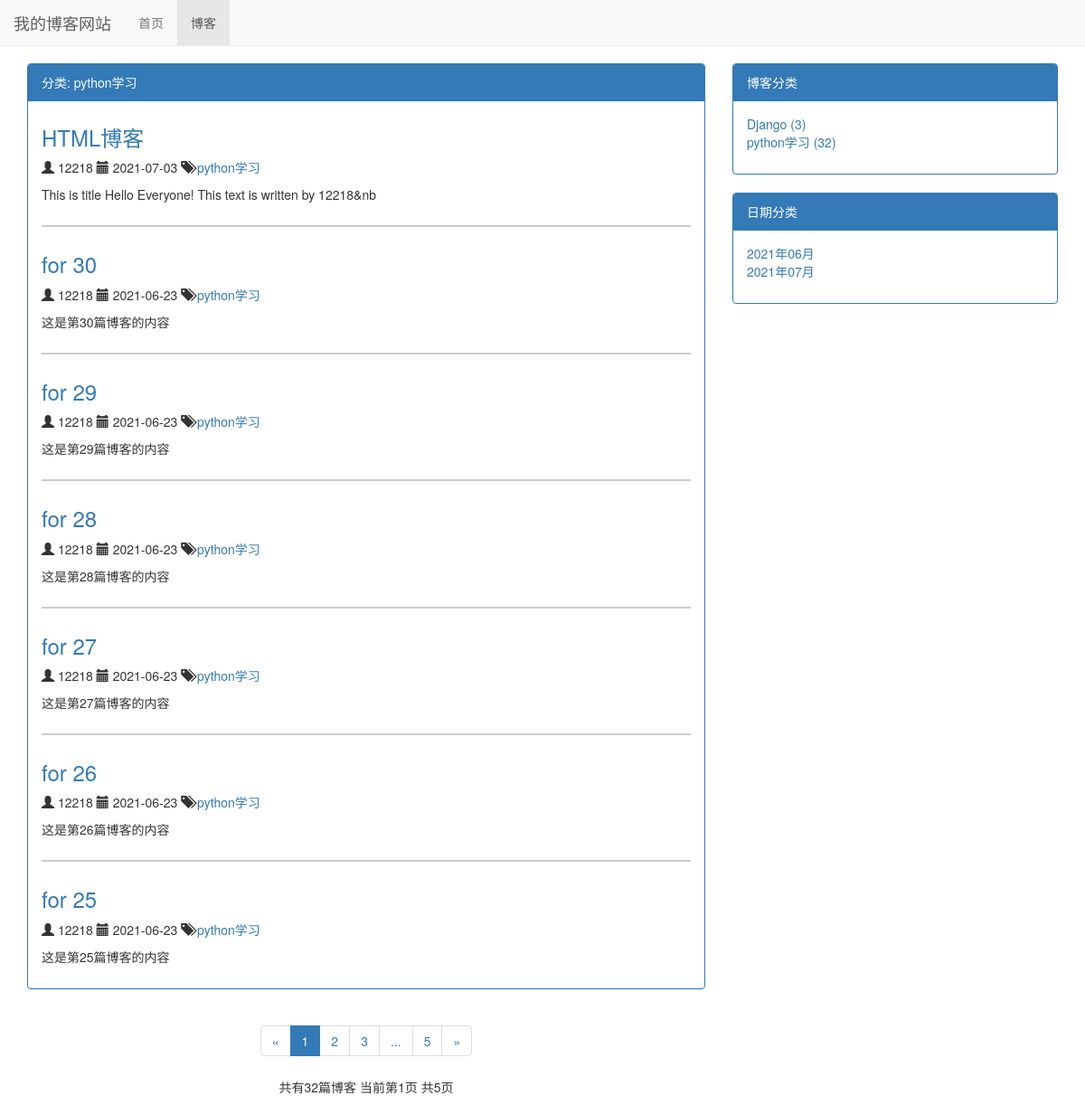
Page /blog/type/2 on the committed database.
### blog/models.py (models this page shows, shortened)
class BlogType(models.Model):
    type_name = models.CharField(max_length = 15) # 文章博客分类的名称
    def __str__(self) -> str:
        return self.type_name # 设置博客类型在超级管理员界面可以显示

class Blog(models.Model):
    title = models.CharField(max_length = 50) # 设置标题，模式为字符，max_length最大长度为50字符
    blog_type = models.ForeignKey(BlogType, on_delete = models.DO_NOTHING, related_name = 'blog_blog') # BlogType是自己设置的博客分类
    content = RichTextUploadingField() # 设置文章内容，模式为富文本
    author = models.ForeignKey(User, on_delete = models.DO_NOTHING) # 设置作者，作者为外键
    create_time = models.DateTimeField(auto_now_add = True) # 设置创建时间，auto_now_add为“如果新创建一篇文章，将文章时间设为现在时间”
    last_updated_time = models.DateTimeField(auto_now_add = True)
    class Meta:
        ordering = ['-create_time']

### blog/views.py (the view)
# urls.py: path('type/<int:blogs_type_pk>', views.blogs_with_type, name = 'blogs_with_type'),
def blogs_with_type(request, blogs_type_pk):
    blog_type = get_object_or_404(BlogType, pk = blogs_type_pk)
    blogs_all_list = Blog.objects.filter(blog_type = blog_type)
    context = get_blog_list_common_date(request, blogs_all_list)
    context['blog_type'] = blog_type
    return render(request, 'blogs_with_type.html', context)

### blog/templates/blogs_with_type.html (shortened to what this page needs)
{% extends 'blog_list.html'%}
{% block nav_blog_active %}
active
{% endblock %}
{% block block_list_title %}分类: {{ blog_type.type_name }}{% endblock %}

### blog/templates/blog_list.html (shortened to what this page needs)
{% extends 'base.html'%}
{% load static %}
{% block header_extends %}
    <link rel="stylesheet" href="{% static 'css/blog.css' %}">
{% endblock %}
{% block content %}
    <div class="container">
        <div class="row">
            <div class="col-xs-12 col-sm-9 col-md-8">
                <div class="panel panel-primary">
                    <div class="panel-heading">{% block block_list_title %}博客列表{% endblock %}</div>
                    <div class="panel-body">
                        {% for blog in page_of_blogs.object_list %}
                            <div class="blog">
                                <a href="{% url 'blog_detail' blog.pk %}">
                                    <h3>{{ blog.title }}</h3>
                                </a>
                                <p class="blog-author">
                                    <span class="glyphicon glyphicon-user"></span>
                                    {{ blog.author }}
                                </p>
                                <p class="blog-time">
                                    <span class="glyphicon glyphicon-calendar"></span>
                                    {{ blog.last_updated_time|date:"Y-m-d" }}
                                </p>
                                <p class="blog-category">
                                    <span class="glyphicon glyphicon-tags"></span>
                                    <a href="{% url 'blogs_with_type' blog.blog_type.pk %}">
                                        {{ blog.blog_type }}
                                    </a>
                                </p>
                                <p>{{ blog.content|striptags|truncatechars:70 }}</p>
                            </div>
                            {% empty %}
                            <h3>--暂无博客，敬请期待--</h3>
                        {% endfor %}
                    </div>
                </div>
                <div class="paginator" aria-label="Page navigation">
                    <ul class="pagination">
                      <li>
                            {% if page_of_blogs.has_previous %}
                                <a href="?page={{ page_of_blogs.previous_page_number }}" aria-label="Previous">
                                    <span aria-hidden="true">&laquo;</span>
                                </a>
                            {% else %}
                                <span aria-hidden="true">&laquo;</span>
                            {% endif %}
                      </li>
                      {% for page_num in page_range %}
                        {% if page_num == page_of_blogs.number %}
                            <li class="active"><a href="?page={{ page_num }}">{{ page_num }}</a></li>
                        {% else %}
                            {% if page_num == '...' %}
                                <li><span>{{ page_num }}</span></li>
                            {% else %}
                                <li><a href="?page={{ page_num }}">{{ page_num }}</a></li>
                            {% endif %}
                        {% endif %}
                      {% endfor %}
                      <li>
                            {% if page_of_blogs.has_next %}
                                <a href="?page={{ page_of_blogs.next_page_number }}" aria-label="Next">
                                    <span aria-hidden="true">&raquo;</span>
                                </a>
                            {% else %}
                                <span aria-hidden="true">&raquo;</span>
                            {% endif %}
                      </li>
                    </ul>
                    <p>
                        共有{{ page_of_blogs.paginator.count }}篇博客
                        当前第{{ page_of_blogs.number }}页
                        共{{ page_of_blogs.paginator.num_pages }}页
                    </p>
                </div>
            </div>
            <div class="hidden-xs col-sm-3 col-md-4">
                <div class="panel panel-primary">
                    <div class="panel-heading">博客分类</div>
                    <div class="panel-body">
                        <ul class="blog-types">
                            {% for blog_type in blog_types %}
                                <li>
                                    <a href="{% url 'blogs_with_type' blog_type.pk %}">
                                        {{ blog_type.type_name }} ({{ blog_type.blog_count }})
                                    </a>
                                </li>
                                {% empty %}
                                    <li>没有分类</li>
                            {% endfor %}
                        </ul>
                    </div>
                </div>
                <div class="panel panel-primary">
                    <div class="panel-heading">日期分类</div>
                    <div class="panel-body">
                        <ul class="blog-types">
                            {% for blog_date in blog_dates %}
                                <li>
                                    <a href="{% url 'blogs_with_date' blog_date.year blog_date.month %}">
                                        {{ blog_date|date:"Y年m月" }}
                                    </a>
                                </li>
                            {% endfor %}
                        </ul>
                    </div>
                </div>
            </div>
        </div>
    </div>
{% endblock %}

### static/css/base.css (style rules this page uses)
* { margin: 0; padding: 0; }
body { margin-top: 70px!important; }

### blog/static/css/blog.css (style rules this page uses)
ul.blog-types { list-style-type: none; }
div.blog:not(:last-child) { margin-bottom: 2em; padding-bottom: 1em; border-bottom: 2px solid #ccc; }
div.blog h3 { margin-top: 0.5em; }
p.blog-author { display: inline-block; }
p.blog-time { display: inline-block; }
p.blog-category { display: inline-block; margin-bottom: 0; }
div.paginator { text-align: center; }

### rows in the picture
BlogType: type_name "python学习", blog_count "32"
Blog: title "HTML博客", author "12218", last_updated_time "2021-07-03", blog_type "python学习", content "This is title Hello Everyone! This text is written by 12218&nb"
Blog: title "for 30", author "12218", last_updated_time "2021-06-23", blog_type "python学习", content "这是第30篇博客的内容"
Blog: title "for 29", author "12218", last_updated_time "2021-06-23", blog_type "python学习", content "这是第29篇博客的内容"
Blog: title "for 28", author "12218", last_updated_time "2021-06-23", blog_type "python学习", content "这是第28篇博客的内容"
Blog: title "for 27", author "12218", last_updated_time "2021-06-23", blog_type "python学习", content "这是第27篇博客的内容"
Blog: title "for 26", author "12218", last_updated_time "2021-06-23", blog_type "python学习", content "这是第26篇博客的内容"
Blog: title "for 25", author "12218", last_updated_time "2021-06-23", blog_type "python学习", content "这是第25篇博客的内容"
BlogType: type_name "Django", blog_count "3"

### other values in the picture
{{ page_num }} "1"
{{ page_num }} "2" "3" "5"
{{ page_num }} "..."
{{ page_of_blogs.paginator.count }} "32"
{{ page_of_blogs.number }} "1"
{{ page_of_blogs.paginator.num_pages }} "5"
{{ blog_date|date:"Y年m月" }} "2021年06月" "2021年07月"
